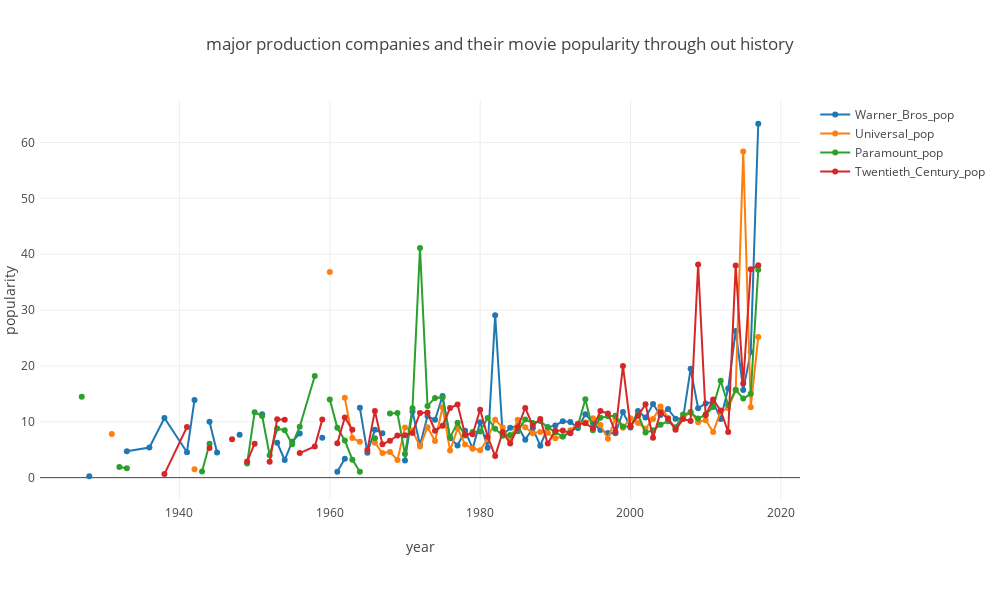

Source (notebook cell):
### Code cell
data = []

for i in range(len(top_companies[:4])):
    trace = go.Scatter( x = pop_df.index.values,
                        y = pop_df.iloc[:, i],
                        name = pop_df.columns[i],                   
                        mode = 'lines+markers')
    data.append(trace)
    

layout = dict(title = 'major production companies and their movie popularity through out history',
              xaxis = dict(title = 'year'),
              yaxis = dict(title = 'popularity'),
              width = 1000,
              height = 600,
              margin = dict(l = 40, r = 10, b = 100, t = 100, pad = 4))

fig = dict(data = data, layout = layout)

plotly.offline.iplot(fig, filename = 'four_companies_popularity.html')
